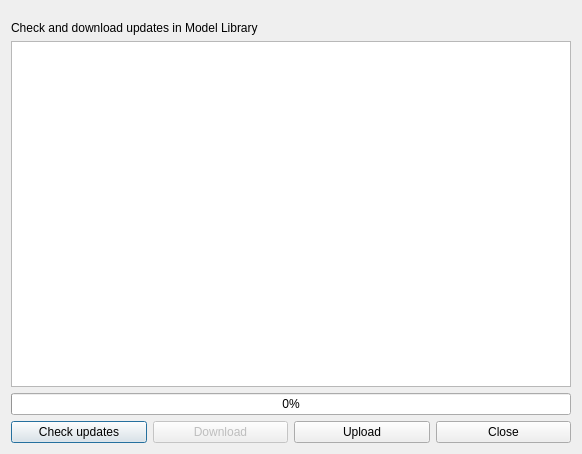
<?xml version="1.0" encoding="UTF-8"?>
<ui version="4.0">
 <class>SyncModels</class>
 <widget class="QDialog" name="SyncModels">
  <property name="geometry">
   <rect>
    <x>0</x>
    <y>0</y>
    <width>582</width>
    <height>454</height>
   </rect>
  </property>
  <property name="sizePolicy">
   <sizepolicy hsizetype="Fixed" vsizetype="Fixed">
    <horstretch>0</horstretch>
    <verstretch>0</verstretch>
   </sizepolicy>
  </property>
  <property name="minimumSize">
   <size>
    <width>582</width>
    <height>454</height>
   </size>
  </property>
  <property name="maximumSize">
   <size>
    <width>582</width>
    <height>454</height>
   </size>
  </property>
  <property name="windowTitle">
   <string>Update Models Library</string>
  </property>
  <layout class="QHBoxLayout" name="horizontalLayout_2">
   <item>
    <layout class="QVBoxLayout" name="verticalLayout">
     <item>
      <spacer name="verticalSpacer">
       <property name="orientation">
        <enum>Qt::Vertical</enum>
       </property>
       <property name="sizeType">
        <enum>QSizePolicy::Fixed</enum>
       </property>
       <property name="sizeHint" stdset="0">
        <size>
         <width>10</width>
         <height>10</height>
        </size>
       </property>
      </spacer>
     </item>
     <item>
      <widget class="QLabel" name="label">
       <property name="text">
        <string>Check and download updates in Model Library</string>
       </property>
      </widget>
     </item>
     <item>
      <widget class="QListView" name="listView">
       <property name="editTriggers">
        <set>QAbstractItemView::NoEditTriggers</set>
       </property>
       <property name="tabKeyNavigation">
        <bool>true</bool>
       </property>
       <property name="showDropIndicator" stdset="0">
        <bool>false</bool>
       </property>
       <property name="selectionMode">
        <enum>QAbstractItemView::ContiguousSelection</enum>
       </property>
       <property name="viewMode">
        <enum>QListView::ListMode</enum>
       </property>
      </widget>
     </item>
     <item>
      <widget class="QProgressBar" name="progressBar">
       <property name="value">
        <number>0</number>
       </property>
      </widget>
     </item>
     <item>
      <layout class="QHBoxLayout" name="horizontalLayout">
       <item>
        <widget class="QPushButton" name="updateButton">
         <property name="text">
          <string>Check updates</string>
         </property>
        </widget>
       </item>
       <item>
        <widget class="QPushButton" name="downloadButton">
         <property name="enabled">
          <bool>false</bool>
         </property>
         <property name="text">
          <string>Download</string>
         </property>
        </widget>
       </item>
       <item>
        <widget class="QPushButton" name="pushButton">
         <property name="text">
          <string>Upload</string>
         </property>
        </widget>
       </item>
       <item>
        <widget class="QPushButton" name="cancelButton">
         <property name="text">
          <string>Close</string>
         </property>
        </widget>
       </item>
      </layout>
     </item>
    </layout>
   </item>
  </layout>
 </widget>
 <resources/>
 <connections>
  <connection>
   <sender>cancelButton</sender>
   <signal>clicked()</signal>
   <receiver>SyncModels</receiver>
   <slot>close()</slot>
   <hints>
    <hint type="sourcelabel">
     <x>316</x>
     <y>196</y>
    </hint>
    <hint type="destinationlabel">
     <x>536</x>
     <y>286</y>
    </hint>
   </hints>
  </connection>
 </connections>
</ui>
